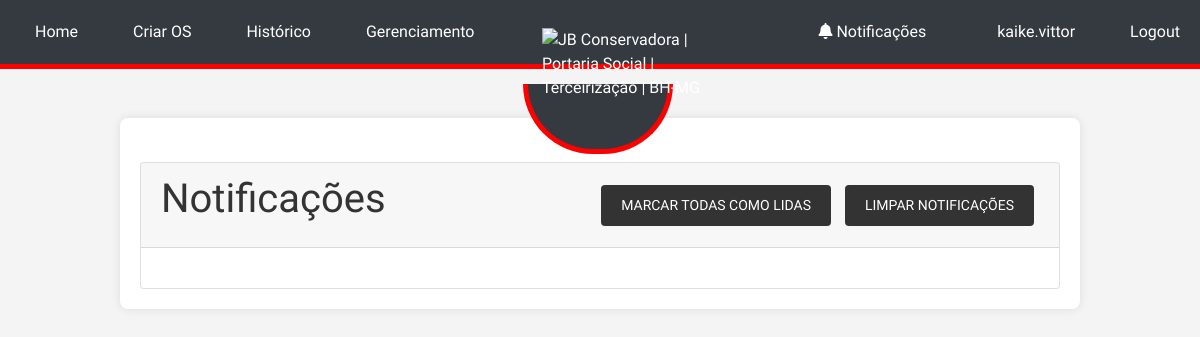
/notifications (signed in), run on an earlier commit of the app's database.
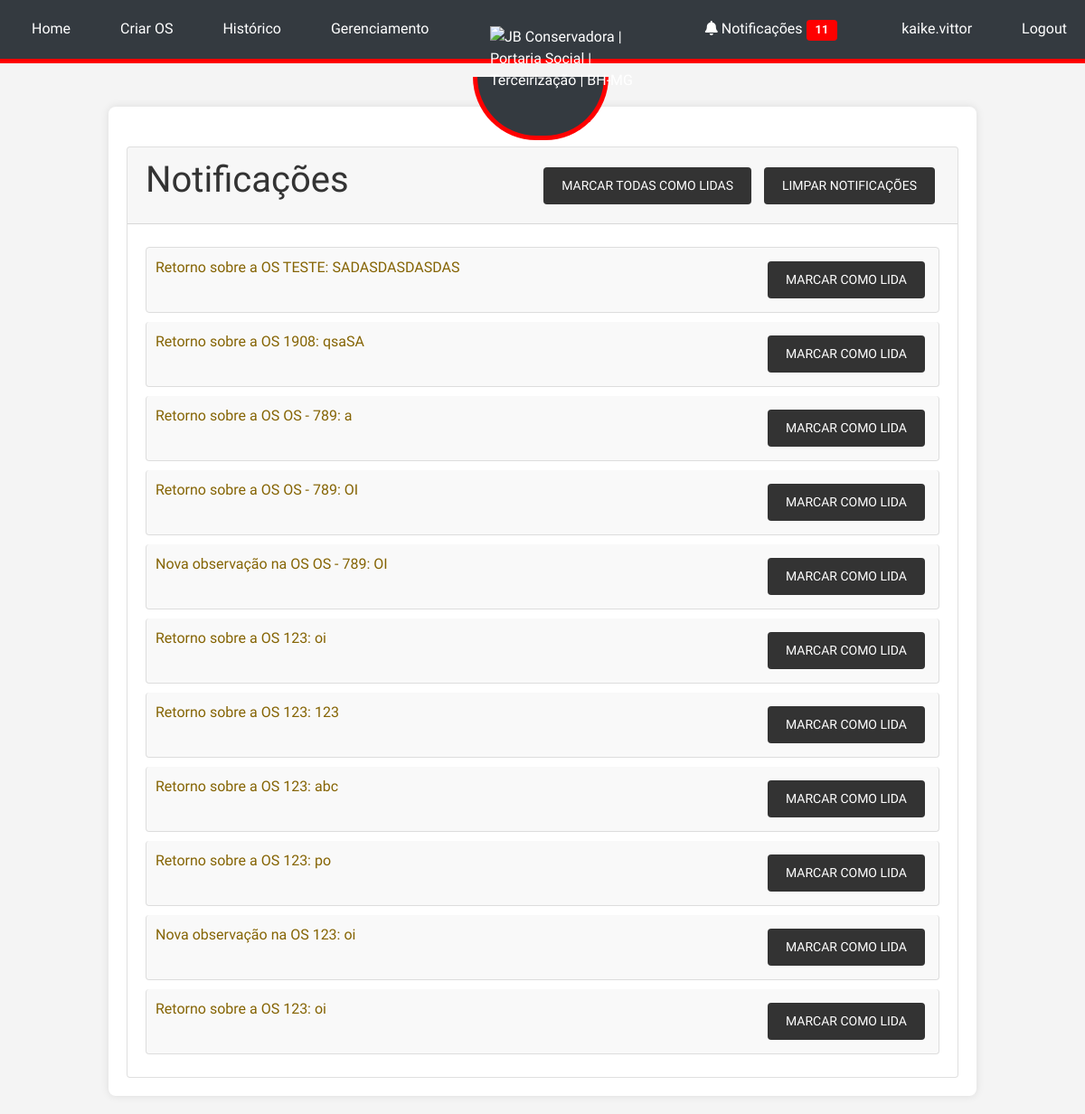
And on a later commit of the database.
### tables this page shows
CREATE TABLE notifications (
            id INTEGER PRIMARY KEY AUTOINCREMENT,
            user_id INTEGER,
            message TEXT,
            is_read INTEGER DEFAULT 0,
            created_at TEXT, os_id INTEGER,
            FOREIGN KEY(user_id) REFERENCES users(id)
        );

### app.py (the view)
    @app.route('/notifications')
    @login_required
    def notifications():
        try:
            conn = sqlite3.connect('site.db')
            c = conn.cursor()
            c.execute('SELECT * FROM notifications WHERE user_id = ? ORDER BY created_at DESC', (current_user.id,))
            notifications = c.fetchall()
            conn.close()
            return render_template('notifications.html', notifications=notifications)
        except Exception as e:
            app.logger.error(f"Erro ao carregar notificações: {e}")
            flash('Ocorreu um erro ao carregar as notificações.')
            return redirect(url_for('index'))

### templates/notifications.html
{% extends "base.html" %}
{% block content %}
  <div class="card mt-4">
    <div class="card-header d-flex justify-content-between align-items-center">
      <h1 class="card-title">Notificações</h1>
      <div>
        <a href="{{ url_for('mark_all_as_read') }}" class="btn btn-primary btn-sm">Marcar todas como lidas</a>
        <a href="{{ url_for('clear_notifications') }}" class="btn btn-danger btn-sm">Limpar notificações</a>
      </div>
    </div>
    <div class="card-body">
      <ul class="list-group">
        {% for notification in notifications %}
          <li class="list-group-item {% if not notification[3] %}list-group-item-warning{% endif %}">
            {{ notification[2] }}
            {% if not notification[3] %}
              <a href="{{ url_for('mark_as_read', notification_id=notification[0]) }}" class="btn btn-sm btn-primary float-right ml-2">Marcar como lida</a>
            {% endif %}
          </li>
        {% endfor %}
      </ul>
    </div>
  </div>
{% endblock %}

### templates/base.html (shortened to what this page needs)
<!DOCTYPE html>
<html lang="en">
<head>
    <link rel="stylesheet" href="https://stackpath.bootstrapcdn.com/bootstrap/4.5.2/css/bootstrap.min.css">
    <link rel="stylesheet" href="{{ url_for('static', filename='style.css') }}">
    <link rel="stylesheet" href="https://cdnjs.cloudflare.com/ajax/libs/font-awesome/5.15.3/css/all.min.css">
</head>
<body>
    {% if request.endpoint != 'login' %}
    <div class="navbar">
        <div class="navbar-left">
            <a href="{{ url_for('index') }}" class="menu-item">Home</a>
            {% if current_user.is_authenticated %}
                {% if current_user.sector in ['COMERCIAL', 'ADMIN'] %}
                    <a href="{{ url_for('create_os') }}" class="menu-item">Criar OS</a>
                {% endif %}
                <a href="{{ url_for('history') }}" class="menu-item">Histórico</a>
                {% if current_user.username == 'kaike.vittor' %}
                    <a href="{{ url_for('manage') }}" class="menu-item">Gerenciamento</a>
                {% endif %}
            {% else %}
                <a href="{{ url_for('login') }}" class="menu-item">Login</a>
            {% endif %}
        </div>
        <div class="logo-container">
            <img src="https://jbconservadora.com.br/wp-content/uploads/2020/09/logo-final-jb.png" alt="JB Conservadora | Portaria Social | Terceirização | BH-MG" class="logo">
        </div>
        <div class="navbar-right">
            {% if current_user.is_authenticated %}
                <a href="{{ url_for('notifications') }}" class="menu-item mr-3">
                    <i class="fas fa-bell"></i> Notificações
                    {% if g.unread_notifications_count > 0 %}
                        <span class="badge badge-danger">{{ g.unread_notifications_count }}</span>
                    {% endif %}
                </a>
                <a class="menu-item">{{ current_user.username }}</a>
                <a href="{{ url_for('logout') }}" class="menu-item">Logout</a>
            {% endif %}
        </div>
    </div>
    {% endif %}
    <div class="container mt-5">
        {% block content %}{% endblock %}
    </div>
</body>
</html>

What changed in the data, as far as the page shows it:
added notifications: message "Retorno sobre a OS TESTE: SADASDASDASDAS"
added notifications: message "Retorno sobre a OS 1908: qsaSA"
added notifications: message "Retorno sobre a OS OS - 789: a"
added notifications: message "Retorno sobre a OS OS - 789: OI"
added notifications: message "Nova observação na OS OS - 789: OI"
added notifications: message "Retorno sobre a OS 123: oi"
added notifications: message "Retorno sobre a OS 123: 123"
added notifications: message "Retorno sobre a OS 123: abc"
added notifications: message "Retorno sobre a OS 123: po"
added notifications: message "Nova observação na OS 123: oi"
added notifications: message "Retorno sobre a OS 123: oi"
Also different on the page:
{{ g.unread_notifications_count }}: (not shown) → "11"
